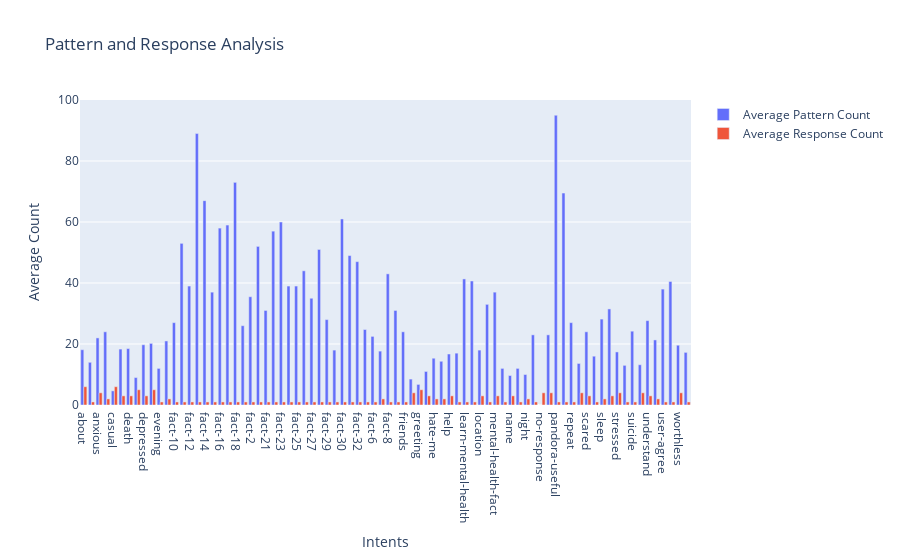

Here is the notebook cell this chart was saved with:
### Markdown cell above
## Pattern and Response Analysis

### Code cell
df['pattern_count'] = df['patterns'].apply(lambda x: len(x))
df['response_count'] = df['responses'].apply(lambda x: len(x))
avg_pattern_count = df.groupby('tag')['pattern_count'].mean()
avg_response_count = df.groupby('tag')['response_count'].mean()

fig = go.Figure()
fig.add_trace(go.Bar(x=avg_pattern_count.index, y=avg_pattern_count.values, name='Average Pattern Count'))
fig.add_trace(go.Bar(x=avg_response_count.index, y=avg_response_count.values, name='Average Response Count'))
fig.update_layout(title='Pattern and Response Analysis', xaxis_title='Intents', yaxis_title='Average Count')
fig.show()

### Figure 1 — Plotly figure (JSON) as saved in the notebook; plotly's stock layout.template omitted (floating-point values rounded to 4 significant figures)
{"data": [{"name": "Average Pattern Count", "type": "bar", "x": ["about", "afternoon", "anxious", "ask", "casual", "creation", "death", "default", "depressed", "done", "evening", "fact-1", "fact-10", "fact-11", "fact-12", "fact-13", "fact-14", "fact-15", "fact-16", "fact-17", "fact-18", "fact-19", "fact-2", "fact-20", "fact-21", "fact-22", "fact-23", "fact-24", "fact-25", "fact-26", "fact-27", "fact-28", "fact-29", "fact-3", "fact-30", "fact-31", "fact-32", "fact-5", "fact-6", "fact-7", "fact-8", "fact-9", "friends", "goodbye", "greeting", "happy", "hate-me", "hate-you", "help", "jokes", "learn-mental-health", "learn-more", "location", "meditation", "mental-health-fact", "morning", "name", "neutral-response", "night", "no-approach", "no-response", "not-talking", "pandora-useful", "problem", "repeat", "sad", "scared", "skill", "sleep", "something-else", "stressed", "stupid", "suicide", "thanks", "understand", "user-advice", "user-agree", "user-meditation", "worthless", "wrong"], "y": [18.12, 14.0, 22.0, 24.0, 4.636, 18.33, 18.5, 9.0, 19.75, 20.2, 12.0, 21.0, 27.0, 53.0, 39.0, 89.0, 67.0, 37.0, 58.0, 59.0, 73.0, 26.0, 35.5, 52.0, 31.0, 57.0, 60.0, 39.0, 39.0, 44.0, 35.0, 51.0, 28.0, 18.0, 61.0, 49.0, 47.0, 24.75, 22.5, 17.67, 43.0, 31.0, 24.0, 8.5, 6.75, 11.0, 15.33, 14.33, 16.71, 17.0, 41.33, 40.67, 18.0, 33.0, 37.0, 12.0, 9.667, 12.0, 10.0, 23.0, 0.0, 23.0, 95.0, 69.5, 27.0, 13.62, 24.0, 16.0, 28.17, 31.5, 17.4, 13.0, 24.2, 13.2, 27.67, 21.33, 38.0, 40.5, 19.6, 17.25]}, {"name": "Average Response Count", "type": "bar", "x": ["about", "afternoon", "anxious", "ask", "casual", "creation", "death", "default", "depressed", "done", "evening", "fact-1", "fact-10", "fact-11", "fact-12", "fact-13", "fact-14", "fact-15", "fact-16", "fact-17", "fact-18", "fact-19", "fact-2", "fact-20", "fact-21", "fact-22", "fact-23", "fact-24", "fact-25", "fact-26", "fact-27", "fact-28", "fact-29", "fact-3", "fact-30", "fact-31", "fact-32", "fact-5", "fact-6", "fact-7", "fact-8", "fact-9", "friends", "goodbye", "greeting", "happy", "hate-me", "hate-you", "help", "jokes", "learn-mental-health", "learn-more", "location", "meditation", "mental-health-fact", "morning", "name", "neutral-response", "night", "no-approach", "no-response", "not-talking", "pandora-useful", "problem", "repeat", "sad", "scared", "skill", "sleep", "something-else", "stressed", "stupid", "suicide", "thanks", "understand", "user-advice", "user-agree", "user-meditation", "worthless", "wrong"], "y": [6.0, 1.0, 4.0, 2.0, 6.0, 3.0, 3.0, 5.0, 3.0, 5.0, 1.0, 2.0, 1.0, 1.0, 1.0, 1.0, 1.0, 1.0, 1.0, 1.0, 1.0, 1.0, 1.0, 1.0, 1.0, 1.0, 1.0, 1.0, 1.0, 1.0, 1.0, 1.0, 1.0, 1.0, 1.0, 1.0, 1.0, 1.0, 1.0, 2.0, 1.0, 1.0, 1.0, 4.0, 5.0, 3.0, 2.0, 2.0, 3.0, 1.0, 1.0, 1.0, 3.0, 1.0, 3.0, 1.0, 3.0, 1.0, 2.0, 1.0, 4.0, 4.0, 1.0, 1.0, 1.0, 4.0, 3.0, 1.0, 2.0, 3.0, 4.0, 1.0, 1.0, 4.0, 3.0, 2.0, 1.0, 1.0, 4.0, 1.0]}], "layout": {"title": {"text": "Pattern and Response Analysis"}, "xaxis": {"title": {"text": "Intents"}}, "yaxis": {"title": {"text": "Average Count"}}}}
